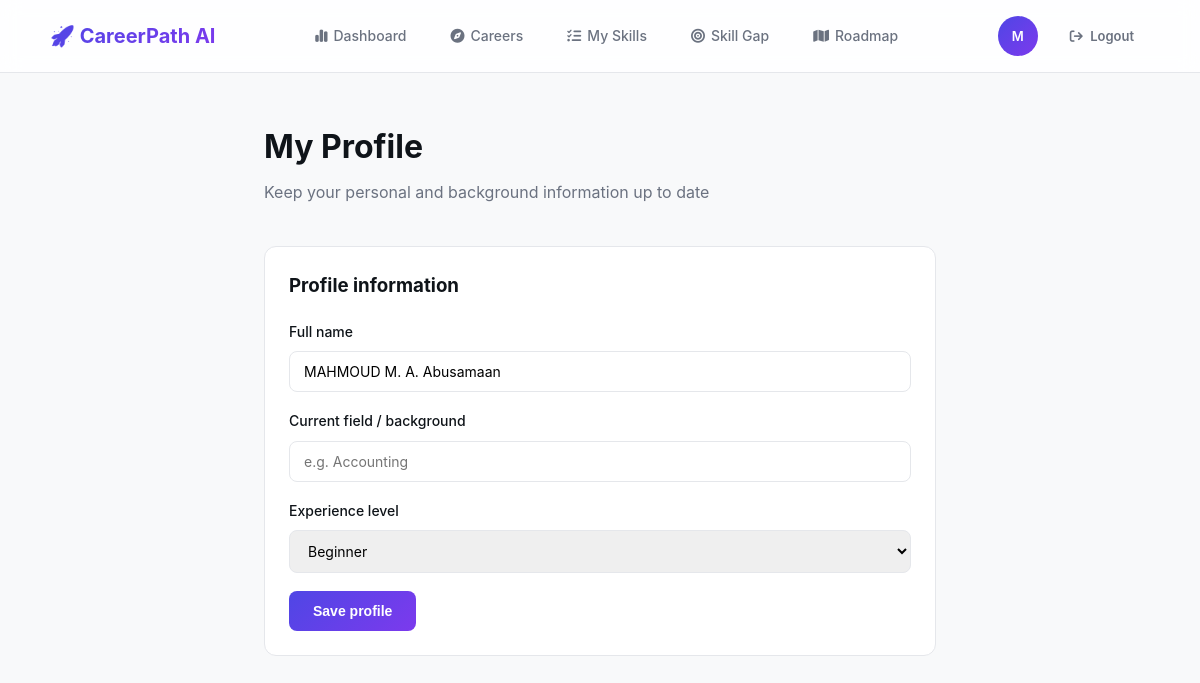
Screenshot of /dashboard/profile/ (signed in) with the database file from the repository.
### accounts/models.py (models this page shows, shortened)
class User(AbstractUser):
    full_name = models.CharField(max_length=150, blank=True, null=True, verbose_name="Full Name")
    email = models.EmailField(unique=True, verbose_name="Email Address")

### dashboard/models.py (models this page shows, shortened)
class UserProfile(models.Model):
    EXPERIENCE_CHOICES = [
        ('beginner', 'Beginner'),
        ('intermediate', 'Intermediate'),
        ('advanced', 'Advanced'),
    ]
    user = models.OneToOneField(settings.AUTH_USER_MODEL, on_delete=models.CASCADE, related_name='profile')
    current_field = models.CharField(max_length=150, blank=True)
    experience_level = models.CharField(max_length=20, choices=EXPERIENCE_CHOICES, default='beginner')

### dashboard/views.py (the view, shortened to what this page needs)
# urls.py: path('profile/', views.profile_view, name='profile'),]
@login_required
def profile_view(request):
    user = request.user
    profile, _ = UserProfile.objects.get_or_create(user=user)
    return render(request, 'dashboard/profile.html', {'profile': profile})

### dashboard/templates/dashboard/profile.html (shortened to what this page needs)
{% extends 'dashboard/base.html' %}
{% block content %}
<div class="container-narrow">
  <div class="page-header">
    <h1 class="page-title">My Profile</h1>
    <p class="page-subtitle">Keep your personal and background information up to date</p>
  </div>
  <div class="card" style="margin-bottom:32px;">
    <h3 style="margin-bottom:20px;">Profile information</h3>
    <form method="post" action="{% url 'dashboard:profile' %}">
      <div class="form-group">
        <label for="full_name">Full name</label>
        <input type="text" id="full_name" name="full_name" class="form-control" value="{{ request.user.full_name }}">
      </div>
      <div class="form-group">
        <label for="current_field">Current field / background</label>
        <input type="text" id="current_field" name="current_field" class="form-control" value="{{ profile.current_field }}" placeholder="e.g. Accounting">
      </div>
      <div class="form-group">
        <label for="experience_level">Experience level</label>
        <select id="experience_level" name="experience_level" class="form-control">
          <option value="beginner" {% if profile.experience_level == 'beginner' %}selected{% endif %}>Beginner</option>
        </select>
      </div>
      <button type="submit" class="btn-primary">Save profile</button>
    </form>
  </div>
</div>
{% endblock %}

### dashboard/templates/dashboard/base.html (shortened to what this page needs)
{% load static %}
<!DOCTYPE html>
<html lang="en">
<head>
  <link rel="stylesheet" href="https://cdnjs.cloudflare.com/ajax/libs/font-awesome/6.4.0/css/all.min.css">
  <link rel="stylesheet" href="{% static 'css/style.css' %}">
</head>
<body>
  {% if user.is_authenticated %}
  <nav class="navbar">
    <div class="flex-between" style="width: 100%; max-width: 1100px; margin: 0 auto; display: flex; justify-content: space-between; align-items: center; position: relative;">
      <a href="/dashboard/" class="logo">🚀 CareerPath AI</a>
      <div class="nav-links" id="navLinks">
        <a href="/dashboard/" class="{% if request.path == '/dashboard/' or request.path == '/dashboard' %}active{% endif %}">
          <i class="fa-solid fa-chart-simple" style="margin-right: 6px;"></i> Dashboard
        </a>
        <a href="/careers/" class="{% if 'careers' in request.path %}active{% endif %}">
          <i class="fa-solid fa-compass" style="margin-right: 6px;"></i> Careers
        </a>
        <a href="{% url 'skills:manage_skills' %}" class="{% if 'skills' in request.path %}active{% endif %}">
          <i class="fa-solid fa-list-check" style="margin-right: 6px;"></i> My Skills
        </a>
        <a href="/analysis/" class="{% if 'analysis' in request.path %}active{% endif %}">
          <i class="fa-solid fa-bullseye" style="margin-right: 6px;"></i> Skill Gap
        </a>
        <a href="/roadmap/" class="{% if 'roadmap' in request.path %}active{% endif %}">
          <i class="fa-solid fa-map" style="margin-right: 6px;"></i> Roadmap
        </a>
      </div>
      <div class="nav-user" style="display: flex; align-items: center; gap: 16px;">
        <a href="/dashboard/profile/" class="avatar" title="View Profile">
          {{ user.username|slice:":1"|upper }}
        </a>
        <a href="/accounts/logout/" class="btn-ghost d-none-mobile" style="font-size: 13px; font-weight: 600;">
          <i class="fa-solid fa-arrow-right-from-bracket" style="margin-right: 4px;"></i> Logout
        </a>
      </div>
    </div>
  </nav>
  {% endif %}
  <main>
    {% block content %}{% endblock %}
  </main>
</body>
</html>

### dashboard/static/css/style.css (style rules this page uses)
:root { --primary: #4F46E5; --primary-dark: #4338CA; --secondary: #7C3AED; --gradient: linear-gradient(135deg, #4F46E5 0%, #7C3AED 100%); --bg: #F8F9FA; --surface: #FFFFFF; --border: #E5E7EB; --text: #0F1419; --text-muted: #6B7280; --success: #10B981; --success-bg: #E8F5E9; --warning: #F59E0B; --warning-bg: #FFF3E0; --radius: 8px; --radius-lg: 12px; --shadow: 0 4px 12px rgba(0, 0, 0, 0.08); --shadow-lg: 0 12px 32px rgba(0, 0, 0, 0.1); }
* { margin: 0; padding: 0; box-sizing: border-box; }
body { font-family: -apple-system, BlinkMacSystemFont, 'Segoe UI', Roboto, sans-serif; background: var(--bg); color: var(--text); line-height: 1.6; }
a { text-decoration: none; color: inherit; }
.navbar { display: flex; justify-content: space-between; align-items: center; padding: 16px 48px; background: rgba(255, 255, 255, 0.85); backdrop-filter: blur(10px); border-bottom: 1px solid var(--border); position: sticky; top: 0; z-index: 100; }
.logo { font-size: 20px; font-weight: 700; background: var(--gradient); -webkit-background-clip: text; -webkit-text-fill-color: transparent; background-clip: text; }
.nav-links { display: flex; gap: 16px; }
.nav-links a { display: flex; align-items: center; font-size: 14px; font-weight: 500; color: var(--text-muted); transition: all 0.2s ease; padding: 6px 14px; border-radius: 6px; }
.nav-user { display: flex; align-items: center; gap: 16px; }
.avatar { width: 40px; height: 40px; border-radius: 50%; background: var(--gradient); color: white; display: flex; align-items: center; justify-content: center; font-weight: 600; font-size: 13px; }
.btn, .btn-primary, .btn-secondary, .btn-ghost { display: inline-block; padding: 12px 24px; border-radius: var(--radius); font-size: 14px; font-weight: 600; cursor: pointer; border: none; transition: all 0.2s; text-align: center; }
.btn-primary { background: var(--gradient); color: white; }
.btn-ghost { background: none; color: var(--text-muted); padding: 8px 16px; }
main { min-height: calc(100vh - 73px); }
.container-narrow { max-width: 720px; margin: 0 auto; padding: 48px 24px; }
.page-header { margin-bottom: 40px; }
.page-title { font-size: 32px; font-weight: 700; margin-bottom: 8px; }
.page-subtitle { font-size: 16px; color: var(--text-muted); }
.form-group { margin-bottom: 18px; }
.form-group label { display: block; margin-bottom: 8px; font-size: 14px; font-weight: 500; }
.form-control, .form-group input, .form-group select, .form-group textarea { width: 100%; padding: 11px 14px; border: 1px solid var(--border); border-radius: var(--radius); font-size: 14px; font-family: inherit; transition: border-color 0.2s; }
select.form-control { cursor: pointer; }
.card { background: var(--surface); border: 1px solid var(--border); border-radius: var(--radius-lg); padding: 24px; }
.flex-between { display: flex; justify-content: space-between; align-items: center; }

### rows the page displays
User: username "M", full_name "MAHMOUD M. A. Abusamaan"
UserProfile: experience_level "Beginner"
